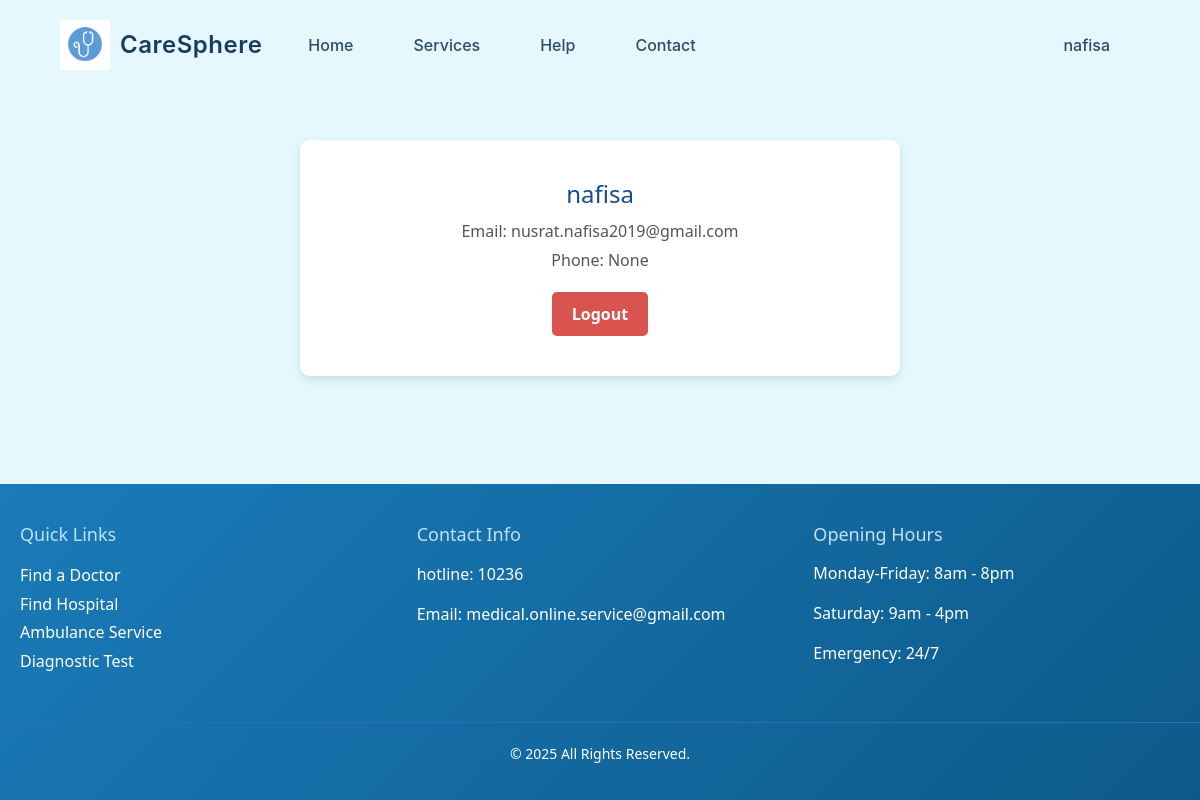
Page /user_profile/ (signed in) on the committed database.
### account/models.py (models this page shows, shortened)
class CustomUser(AbstractUser):
    email = models.EmailField(unique=True)
    phone_number = models.CharField(max_length=15, blank=True,null = True)

### account/views.py (the view)
# urls.py: path('user_profile/',a_views.user_profile,name='user_profile'),
@login_required
def user_profile(request):
    return render(request,template_name='account/user_profile.html',context= {'user': request.user})

### template/account/user_profile.html
{% extends 'base.html' %}
{% load static %}
{% block body_class %}user-profile{% endblock %}
{% block content %}
<div class="user-profile-container">
    <div class="profile-card">
        <div class="profile-header">
            <h3>{{ user.get_full_name|default:user.username }}</h3>
            <p>Email: {{ user.email }}</p>
            <p>Phone: {{ user.phone_number }}</p>
        </div>
        <div class="profile-actions">
            <a href="{% url 'logout' %}" class="btn btn-danger">Logout</a>
        </div>
    </div>
</div>
{% endblock %}

### template/navbar.html (shortened to what this page needs)
{% load static %}
<nav class="navbar navbar-expand-lg navbar-light">
  <a class="navbar-brand" href="{% url 'home' %}">
    <img src="{% static 'image/logo6.png' %}" alt="Logo" height="50" width="auto" class="d-inline-block align-middle me-3">
    CareSphere
  </a>
  <div class="collapse navbar-collapse" id="navbarSupportedContent">
    <ul class="navbar-nav mr-auto">
      <li class="nav-item">
        <a class="nav-link" href="{% url 'home' %}">Home</a>
      </li>
      <li class="nav-item dropdown">
        <a class="nav-link" href="#" id="navbarDropdown1" role="button" data-toggle="dropdown" aria-haspopup="true" aria-expanded="false">
          Services
        </a>
      </li>
      <li class="nav-item dropdown">
        <a class="nav-link " href="#" id="navbarDropdown2" role="button" data-toggle="dropdown" aria-haspopup="true" aria-expanded="false">
          Help
        </a>
      </li>
      <li class="nav-item dropdown">
        <a class="nav-link " href="#" id="navbarDropdown3" role="button" data-toggle="dropdown" aria-haspopup="true" aria-expanded="false">
          Contact
        </a>
      </li>
    </ul>
    <ul class="navbar-nav ml-auto">
      {% if user.is_authenticated %}
        <li class="nav-item dropdown">
          <a class="nav-link " href="#" id="userDropdown" role="button" data-toggle="dropdown" aria-haspopup="true" aria-expanded="false">
            {{ user.get_full_name|default:user.username }}
          </a>
        </li>
      {% else %}
        <li class="nav-item">
          <a class="nav-link login-btn" href="{% url 'login' %}">Login/Register</a>
        </li>
      {% endif %}
    </ul>
  </div>
</nav>

### static/css/styles.css (style rules this page uses)
html { box-sizing: border-box; height: 100%; overflow-x: hidden; }
*, *::before, *::after { box-sizing: inherit; }
body { font-family: 'Segoe UI', Arial, sans-serif; margin: 0; padding: 0; background-color: #f8fafc; color: #2d3748; min-height: 100vh; display: flex; flex-direction: column; width: 100%; max-width: 100vw; position: relative; overflow-x: hidden; }

### static/css/register.css (style rules this page uses)
.navbar { position: absolute; top: 0; left: 0; width: 100%; background-color: transparent !important; z-index: 1; box-shadow: none !important; }

### static/css/user_profile.css (style rules this page uses)
body.user-profile { background-color: #e4f8fe; background-size: cover; min-height: 100vh; display: flex; justify-content: center; align-items: center; margin: 0; }
.user-profile-container { max-width: 600px; margin: 30px auto; padding: 20px; background: #fff; border-radius: 10px; box-shadow: 0 4px 10px rgba(0, 0, 0, 0.1); text-align: center; }
.profile-card { padding: 20px; }
.profile-header h3 { margin-bottom: 10px; color: #1a4b8c; font-size: 24px; }
.profile-header p { font-size: 16px; margin: 5px 0; color: #555; }
.profile-actions { margin-top: 20px; }
.profile-actions .btn { text-decoration: none; padding: 10px 20px; border-radius: 5px; font-size: 16px; font-weight: bold; color: #fff; background-color: #d9534f; border: none; cursor: pointer; }

### static/css/navbar.css (style rules this page uses)
.navbar { background-color: #ffffff; box-shadow: 0 2px 10px rgba(0, 0, 0, 0.05); padding: 15px 5%; font-family: 'Inter', sans-serif; position: sticky; top: 0; z-index: 1000; }
.navbar-brand { font-weight: 600; color: #1a3c5e !important; font-size: 1.5rem; letter-spacing: 0.5px; display: flex; align-items: center; gap: 10px; }
.navbar-brand img { height: 50px; width: auto; transition: transform 0.3s ease; }
.nav-link { color: #2d4a6b !important; font-weight: 500; margin: 0 15px; padding: 10px 15px !important; font-size: 1rem; position: relative; transition: color 0.3s ease; }
.nav-link::after { content: ''; position: absolute; width: 0; height: 2px; bottom: 5px; left: 15px; background-color: #007bff; transition: width 0.3s ease; }

### static/css/hospital_info.css (style rules this page uses)
.btn { display: inline-block; padding: 12px 25px; background: #1a7bb9; color: white; border: none; border-radius: 6px; font-weight: 600; text-decoration: none; cursor: pointer; transition: background 0.2s; }

### static/css/upload_test.css (style rules this page uses)
.btn { padding: 0.75rem 1.5rem; border-radius: 4px; font-weight: 600; cursor: pointer; border: none; text-decoration: none; text-align: center; }

### static/css/ambulance_req_success.css (style rules this page uses)
.btn { background-color: #1d70ab; padding: 0.75rem 1.75rem; }
.btn { display: inline-flex; align-items: center; justify-content: center; gap: 0.5rem; padding: 0.75rem 1.75rem; background-color: #1d70ab; color: white; border-radius: 8px; font-size: 1rem; font-weight: 500; text-decoration: none; transition: all 0.3s ease; border: none; cursor: pointer; }

### static/css/user_requests.css (style rules this page uses)
.btn { padding: 0.75rem 1.5rem; border-radius: 6px; font-weight: 500; display: inline-flex; align-items: center; transition: all 0.3s ease; border: none; }

### rows in the picture
CustomUser: get_full_name "nafisa", email "nusrat.nafisa2019@gmail.com", phone_number "None"
